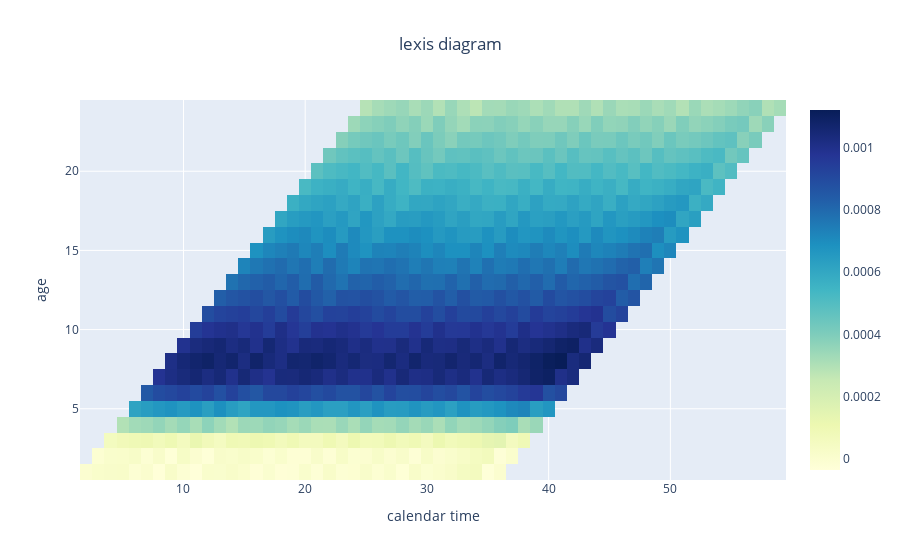

The notebook cell saved with this chart:
### Code cell
import plotly.offline as py
fig = go.Figure(data=go.Heatmap(
                z=z_indices,
                x=c,
                y=t,
                colorscale='YlGnBu',
                hoverongaps = False))

fig.update_layout(title="lexis diagram",
            title_x=0.5,
            xaxis_title = "calendar time",
            yaxis_title = "age")

fig.show()
#py.plot(fig, filename='lexis_diagram_greys.html',auto_open = False)

### Figure 1 — Plotly figure (JSON) as saved in the notebook; plotly's stock layout.template omitted (floating-point values rounded to 4 significant figures; data arrays with more than 128 entries replaced by an {"elided": "..."} marker saying what was removed)
{"data": [{"colorscale": [[0, "rgb(255,255,217)"], [0.125, "rgb(237,248,177)"], [0.25, "rgb(199,233,180)"], [0.375, "rgb(127,205,187)"], [0.5, "rgb(65,182,196)"], [0.625, "rgb(29,145,192)"], [0.75, "rgb(34,94,168)"], [0.875, "rgb(37,52,148)"], [1, "rgb(8,29,88)"]], "hoverongaps": false, "type": "heatmap", "x": [2, 3, 4, 5, 6, 7, 8, 9, 10, 11, 12, 13, 14, 15, 16, 17, 18, 19, 20, 21, 22, 23, 24, 25, 26, 27, 28, 29, 30, 31, 32, 33, 34, 35, 36, 37, 38, 39, 40, 41, 42, 43, 44, 45, 46, 47, 48, 49, 50, 51, 52, 53, 54, 55, 56, 57, 58, 59], "y": [1, 2, 3, 4, 5, 6, 7, 8, 9, 10, 11, 12, 13, 14, 15, 16, 17, 18, 19, 20, 21, 22, 23, 24], "z": {"elided": "24x58 float values"}}], "layout": {"title": {"text": "lexis diagram", "x": 0.5}, "xaxis": {"title": {"text": "calendar time"}}, "yaxis": {"title": {"text": "age"}}}}
